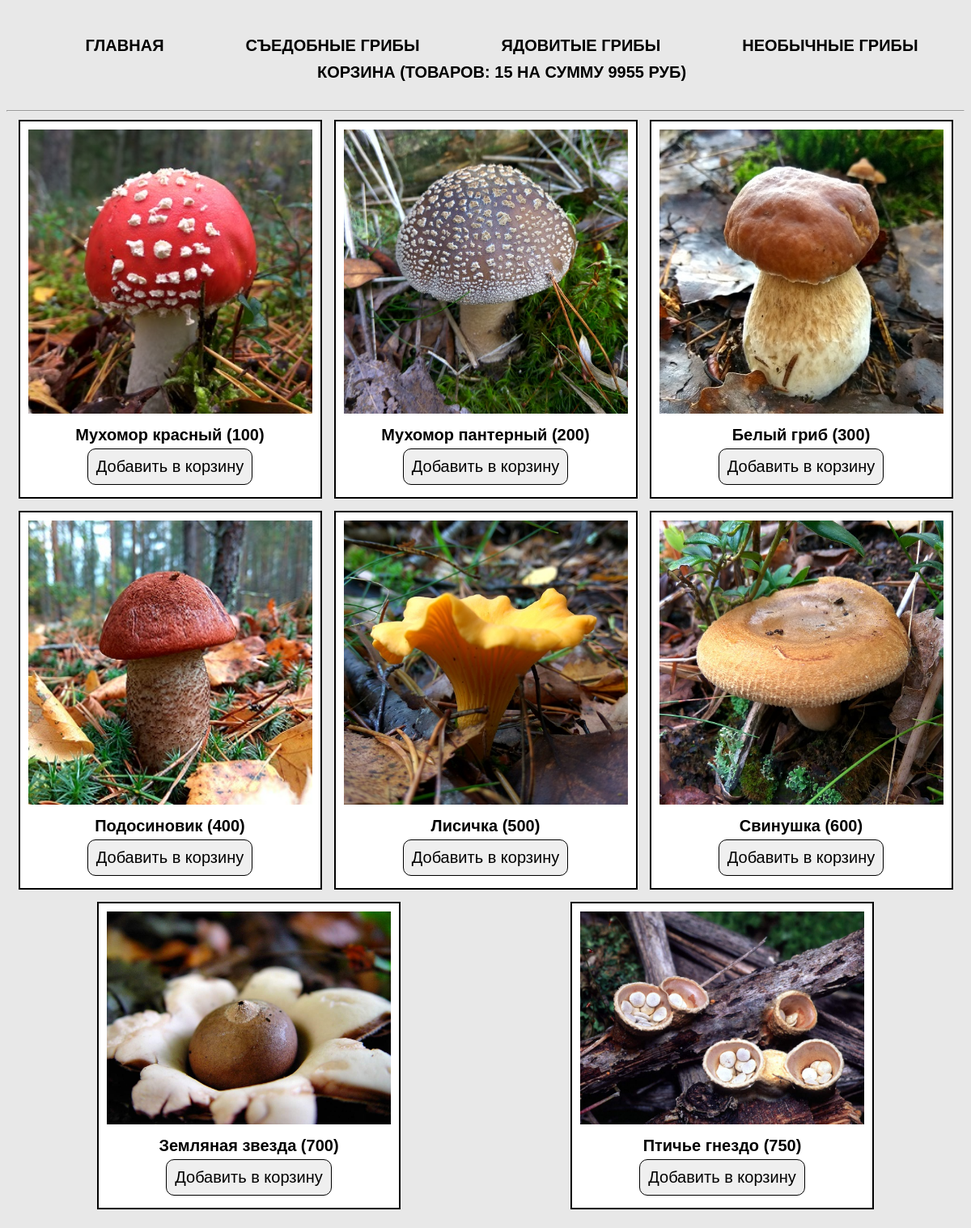
The page / on the database its author committed.
### tables this page shows
CREATE TABLE `cats` (
  `id` int(11) NOT NULL,
  `name` varchar(50) NOT NULL,
  `rus_name` varchar(50) NOT NULL
);

CREATE TABLE `products` (
  `id` int(11) NOT NULL,
  `title` varchar(50) NOT NULL,
  `cat` varchar(50) NOT NULL,
  `price` int(11) NOT NULL,
  `rus_name` varchar(50) NOT NULL,
  `img` varchar(50) NOT NULL,
  `description` text NOT NULL
);

### index.php (the view)
<?php
require_once 'parts/header.php';
$products = $connect->query("SELECT * FROM products");
$products = $products->fetchAll(PDO::FETCH_ASSOC);
?>
<div class="main">
    <? foreach($products as $product) {?>
    <div class="card">
        <a href="product.php">
            <img src="img/<?= $product['img']?>" alt="<?= $product['rus_name']?>">
        </a>
        <div class="label"><?= $product['rus_name']?> (<?= $product['price']?>)</div>
        <button type="submit">Добавить в корзину</button>
    </div>
    <? } ?>
</div>
</body>
</html>

### parts/header.php (shortened to what this page needs)
<?php
require_once 'db/db.php';
$cats = $connect->query("SELECT * FROM cats");
$cats = $cats->fetchAll(PDO::FETCH_ASSOC);
?>
<!doctype html>
<html lang="ru">
<head>
    <link rel="stylesheet" href="css/style.css">
</head>
<body>
<nav>
    <ul>
        <li><a href="index.php">Главная</a></li>
        <? foreach($cats as $cat) {?>
        <li><a href="index.php?cat=<? echo $cat['name']?>"><? echo $cat['rus_name']?></a></li>
        <? } ?>
        <li><a href="cart.php">Корзина (Товаров: 15 на сумму 9955 руб)</a></li>
    </ul>
</nav>
<hr>

### css/style.css (style rules this page uses)
* { font-family: 'Arial', sans-serif; font-size: 20px; }
body { margin-top: 20px; background-color: #e8e8e8; }
a { text-decoration: none; text-transform: uppercase; color: #000000; -webkit-transition: all .3s; -moz-transition: all .3s; -ms-transition: all .3s; -o-transition: all .3s; transition: all .3s; }
input, button { margin: 5px auto; border: none; padding: 10px; -webkit-transition: all .3s; -moz-transition: all .3s; -ms-transition: all .3s; -o-transition: all .3s; transition: all .3s; }
input[type=submit], button { -webkit-border-radius: 10px; -moz-border-radius: 10px; border-radius: 10px; border: 1px solid black; display: block; cursor: pointer; }
label, .label { margin-top: 10px; font-weight: 700; }
img { width: 100%; }
.main, nav { width: 1170px; margin: auto; display: flex; flex-wrap: wrap; justify-content: space-around; }
nav ul { display: flex; flex-wrap: wrap; justify-content: center; list-style: none; width: 100%; justify-content: space-around; font-weight: 700; }
nav ul li { padding: 5px 0; }
.card { margin-bottom: 15px; width: 30%; padding: 10px; border: 2px solid black; text-align: center; background-color: #fff; }

### rows shown on the page
cats: rus_name "СЪЕДОБНЫЕ ГРИБЫ"
cats: rus_name "ЯДОВИТЫЕ ГРИБЫ"
cats: rus_name "НЕОБЫЧНЫЕ ГРИБЫ"
products: img (picture), rus_name "Мухомор красный", price "100"
products: img (picture), rus_name "Мухомор пантерный", price "200"
products: img (picture), rus_name "Белый гриб", price "300"
products: img (picture), rus_name "Подосиновик", price "400"
products: img (picture), rus_name "Лисичка", price "500"
products: img (picture), rus_name "Свинушка", price "600"
products: img (picture), rus_name "Земляная звезда", price "700"
products: img (picture), rus_name "Птичье гнездо", price "750"
